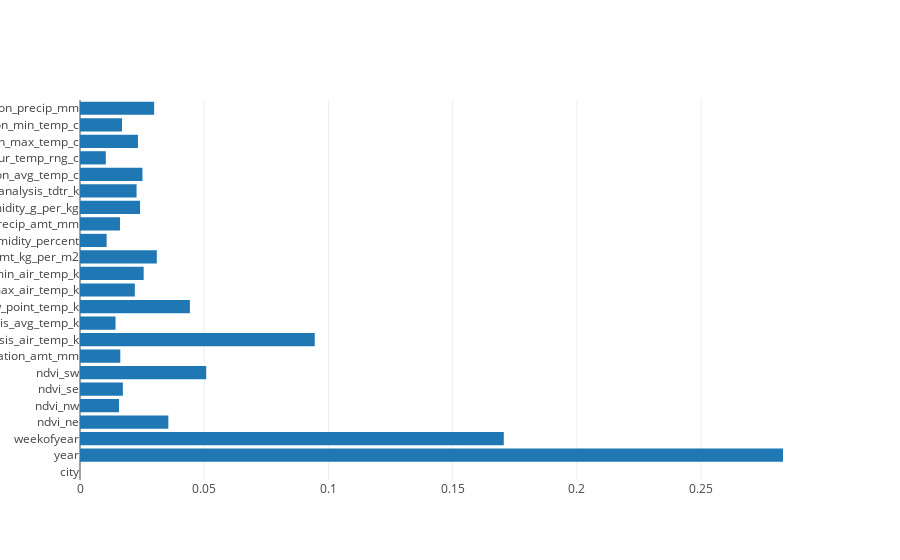

Notebook source saved alongside this figure:
### Code cell
import plotly.offline as py
py.init_notebook_mode(connected=True)
import plotly.graph_objs as go
import plotly.tools as tls
%matplotlib inline

data = [go.Bar(
            x=imp,
            y=col_name,
            orientation = 'h'
)]
layout = go.Layout(
    hovermode= 'closest',
    autosize = True,)
fig = go.Figure(data=data, layout=layout)
py.iplot(fig)

### Figure 1 — Plotly figure (JSON) as saved in the notebook; plotly's stock layout.template omitted (floating-point values rounded to 4 significant figures)
{"data": [{"orientation": "h", "type": "bar", "x": [0, 0.2829, 0.1706, 0.03555, 0.01572, 0.01725, 0.05079, 0.01622, 0.09448, 0.0143, 0.04423, 0.02207, 0.02563, 0.03091, 0.01072, 0.01609, 0.02416, 0.02277, 0.02514, 0.01038, 0.02333, 0.01691, 0.02985], "y": ["city", "year", "weekofyear", "ndvi_ne", "ndvi_nw", "ndvi_se", "ndvi_sw", "precipitation_amt_mm", "reanalysis_air_temp_k", "reanalysis_avg_temp_k", "reanalysis_dew_point_temp_k", "reanalysis_max_air_temp_k", "reanalysis_min_air_temp_k", "reanalysis_precip_amt_kg_per_m2", "reanalysis_relative_humidity_percent", "reanalysis_sat_precip_amt_mm", "reanalysis_specific_humidity_g_per_kg", "reanalysis_tdtr_k", "station_avg_temp_c", "station_diur_temp_rng_c", "station_max_temp_c", "station_min_temp_c", "station_precip_mm"]}], "layout": {"autosize": true, "hovermode": "closest"}}
